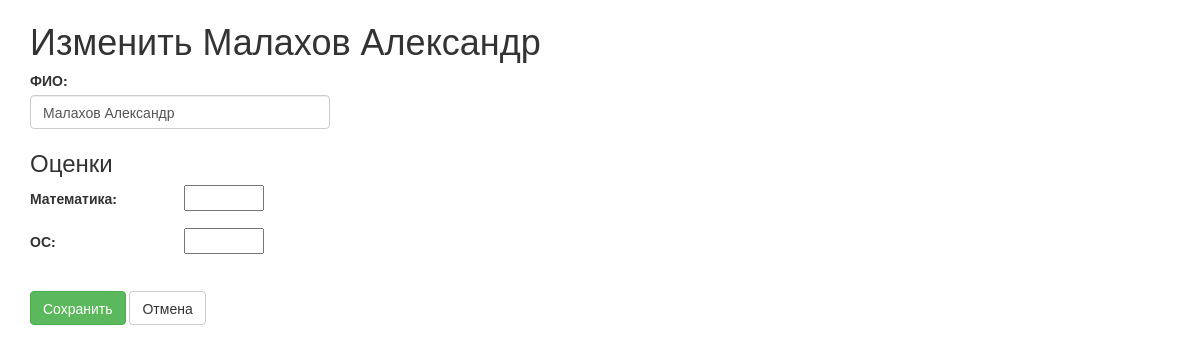
/student/2/update/, run on an earlier commit of the app's database.
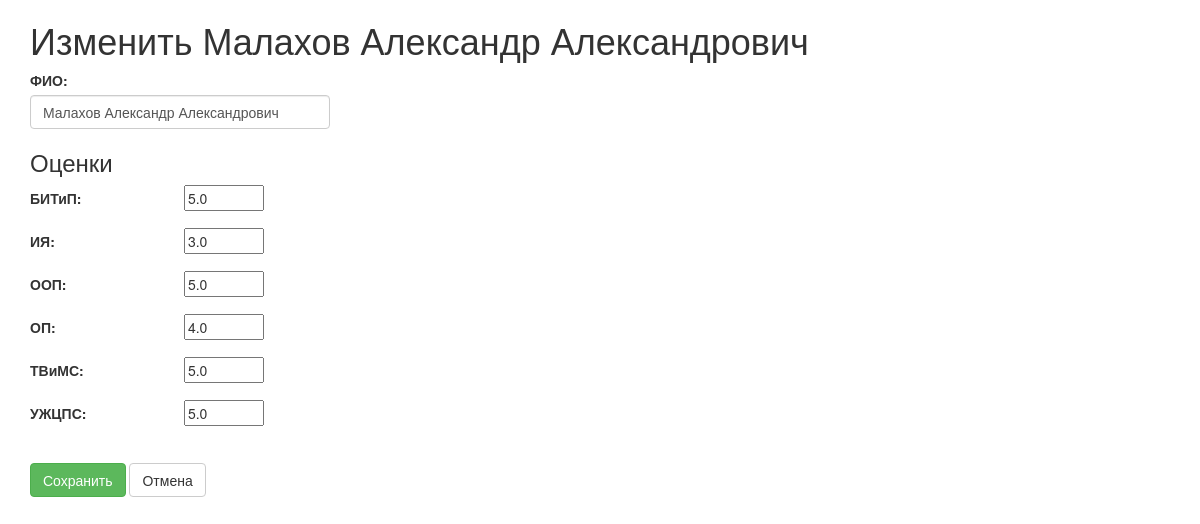
And on a later commit of the database.
### students/models.py (models this page shows, shortened)
class Student(models.Model):
    student_id = models.CharField(max_length=20)
    full_name = models.CharField(max_length=200)

class Subject(models.Model):
    name = models.CharField(max_length=100)

class Grade(models.Model):
    student = models.ForeignKey(Student, on_delete=models.CASCADE)
    subject = models.ForeignKey(Subject, on_delete=models.CASCADE)
    value = models.FloatField()

### students/views.py (the view, shortened to what this page needs)
# urls.py: path('student/<int:pk>/update/', views.StudentUpdateView.as_view(), name='student_update'),
class StudentUpdateView(UpdateView):
    model = Student
    fields = ['full_name']
    template_name = 'students/student_update.html'
    success_url = reverse_lazy('index')
    def get_context_data(self, **kwargs):
        context = super().get_context_data(**kwargs)
        all_subjects = Subject.objects.all().order_by('name')
        existing_grades = {g.subject_id: g for g in Grade.objects.filter(student=self.object)}
        grades_data = []
        for subject in all_subjects:
            grade = existing_grades.get(subject.id)
            grades_data.append({
                'subject': subject,
                'value': grade.value if grade else ''
            })
        context['grades_data'] = grades_data
        return context

### templates/students/student_update.html (shortened to what this page needs)
<!DOCTYPE html>
<html>
<head>
    <link rel="stylesheet" href="https://maxcdn.bootstrapcdn.com/bootstrap/3.3.4/css/bootstrap.min.css">
</head>
<body>
    <div class="container">
        <h1>Изменить {{ student.full_name }}</h1>
        <form method="post">
            <div class="form-group">
                <label>ФИО:</label>
                <input type="text" name="full_name" value="{{ student.full_name }}" class="form-control" style="width: 300px;">
            </div>
            <h3>Оценки</h3>
            {% for item in grades_data %}
                <div class="form-group">
                    <label style="width: 150px; display: inline-block;">{{ item.subject.name }}:</label>
                    <input type="number" name="subject_{{ item.subject.id }}" value="{{ item.value }}" min="2" max="5" step="1" style="width: 80px;">
                </div>
            {% endfor %}
            <br>
            <button type="submit" class="btn btn-success">Сохранить</button>
            <a href="{% url 'index' %}" class="btn btn-default">Отмена</a>
        </form>
    </div>
</body>
</html>

What changed in the data, as far as the page shows it:
removed Subject: subject.name "ОС"
changed Student: full_name "Малахов Александр" → "Малахов Александр Александрович"
changed Subject: subject.name "Математика" → "БИТиП"; value (not shown) → "5.0"
added Subject: subject.name "ИЯ", value "3.0"
added Subject: subject.name "ООП", value "5.0"
added Subject: subject.name "ОП", value "4.0"
added Subject: subject.name "ТВиМС", value "5.0"
added Subject: subject.name "УЖЦПС", value "5.0"
